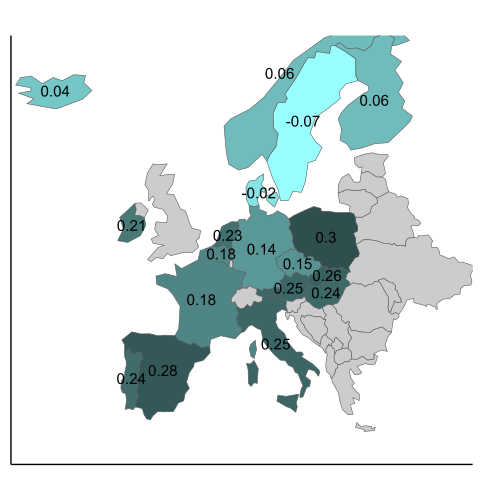

R code for this plot:
library(ggplot2)
library(rnaturalearth)
library(rnaturalearthdata)
library(dplyr)
library(tidyverse)
library(sf)

europe <- ne_countries(continent = "Europe", returnclass = "sf") %>%
  filter(name != "Russia")

map_new <- Countries_IsAlC |> group_by(Country, domain) |>
  summarize(align = mean(cor, na.rm = TRUE))

map_new = map_new|> pivot_wider(names_from = domain, values_from = align)
map_new = map_new|> mutate(outcome = Cultural-Economic)

map_new = map_new|> mutate(Country = case_when(Country == "Czech Republic" ~ "Czechia",
                                               TRUE ~ Country))

map_data <- europe %>%
  left_join(map_new, by = c("name" = "Country"))

map_data <- map_data %>%
  mutate(centroid = st_centroid(geometry),
         long = st_coordinates(centroid)[, 1],
         lat = st_coordinates(centroid)[, 2])

# Filter out territories based on latitude and longitude
map_data <- map_data %>% mutate(long = case_when(name == "France" ~ 1.8,
                                                  TRUE ~ long),
                                lat = case_when(name == "France" ~ 46.6,
                                                TRUE ~ lat))


map <- ggplot(data = map_data) +
  geom_sf(aes(fill = outcome)) +
  geom_text(aes(x = long, y = lat, label = round(outcome, 2)), size = 4, 
            color = "black") +
  scale_fill_gradient(
    low = "darkslategray1",   # Light color for lower values
    high = "darkslategray",   # Dark color for higher values
    na.value = "grey80", # Color for NA values
    name = "outcome"
  ) +
  labs(title = "") +
  coord_sf(
    xlim = c(-25, 40),    # Longitude limits for continental Europe
    ylim = c(32, 70),     # Latitude limits for continental Europe
    expand = FALSE
  ) +
  theme_classic() +
  theme(
    axis.title = element_blank(),
    axis.text = element_blank(),
    axis.ticks = element_blank(),
    legend.position = "none"
  )

svg("map.svg", height = 5, width = 5)
map
dev.off()


map_new <- final_results_df |> group_by(Country, domain) |>
  summarize(align = mean(Correlation, na.rm = TRUE))

map_new = map_new|> pivot_wider(names_from = domain, values_from = align)
map_new = map_new|> mutate(outcome = Cultural-Economic)

map_new = map_new|> mutate(Country = case_when(Country == "Czech Republic" ~ "Czechia",
                                               TRUE ~ Country))

map_data <- europe %>%
  left_join(map_new, by = c("name" = "Country"))

map_data <- map_data %>%
  mutate(centroid = st_centroid(geometry),
         long = st_coordinates(centroid)[, 1],
         lat = st_coordinates(centroid)[, 2])

# Filter out territories based on latitude and longitude
map_data <- map_data %>% mutate(long = case_when(name == "France" ~ 1.8,
                                                 TRUE ~ long),
                                lat = case_when(name == "France" ~ 46.6,
                                                TRUE ~ lat))


map <- ggplot(data = map_data) +
  geom_sf(aes(fill = Cultural)) +
  geom_text(aes(x = long, y = lat, label = round(Cultural, 2)), size = 4, 
            color = "black") +
  scale_fill_gradient(
    low = "darkslategray1",   # Light color for lower values
    high = "darkslategray",   # Dark color for higher values
    na.value = "grey80", # Color for NA values
    name = "outcome"
  ) +
  labs(title = "") +
  coord_sf(
    xlim = c(-25, 40),    # Longitude limits for continental Europe
    ylim = c(32, 70),     # Latitude limits for continental Europe
    expand = FALSE
  ) +
  theme_classic() +
  theme(
    axis.title = element_blank(),
    axis.text = element_blank(),
    axis.ticks = element_blank(),
    legend.position = "none"
  )

svg("map2.svg", height = 5, width = 5)
map
dev.off()
